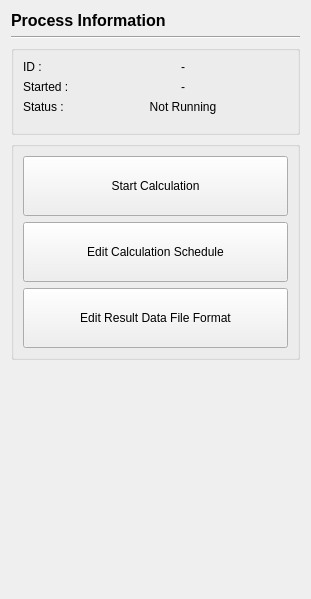
<?xml version="1.0" encoding="UTF-8"?>
<ui version="4.0">
 <class>ProcessInformation</class>
 <widget class="QWidget" name="ProcessInformation">
  <property name="geometry">
   <rect>
    <x>0</x>
    <y>0</y>
    <width>311</width>
    <height>599</height>
   </rect>
  </property>
  <property name="windowTitle">
   <string>Progress Information</string>
  </property>
  <layout class="QVBoxLayout" name="verticalLayout_2">
   <item>
    <widget class="QLabel" name="title">
     <property name="font">
      <font>
       <pointsize>12</pointsize>
       <bold>true</bold>
      </font>
     </property>
     <property name="text">
      <string>Process Information</string>
     </property>
    </widget>
   </item>
   <item>
    <widget class="Line" name="line">
     <property name="orientation">
      <enum>Qt::Orientation::Horizontal</enum>
     </property>
    </widget>
   </item>
   <item>
    <widget class="QGroupBox" name="groupBox_2">
     <property name="title">
      <string/>
     </property>
     <layout class="QVBoxLayout" name="verticalLayout_5">
      <property name="topMargin">
       <number>0</number>
      </property>
      <item>
       <widget class="QWidget" name="transientConditions" native="true">
        <layout class="QFormLayout" name="timeConditionLayout">
         <property name="leftMargin">
          <number>0</number>
         </property>
         <property name="rightMargin">
          <number>0</number>
         </property>
         <item row="0" column="0">
          <widget class="QLabel" name="label_2">
           <property name="text">
            <string>ID :</string>
           </property>
           <property name="scaledContents">
            <bool>false</bool>
           </property>
           <property name="alignment">
            <set>Qt::AlignmentFlag::AlignLeading|Qt::AlignmentFlag::AlignLeft|Qt::AlignmentFlag::AlignVCenter</set>
           </property>
          </widget>
         </item>
         <item row="0" column="1">
          <widget class="QLabel" name="id">
           <property name="text">
            <string>-</string>
           </property>
           <property name="alignment">
            <set>Qt::AlignmentFlag::AlignCenter</set>
           </property>
          </widget>
         </item>
         <item row="1" column="0">
          <widget class="QLabel" name="label_3">
           <property name="text">
            <string>Started : </string>
           </property>
          </widget>
         </item>
         <item row="1" column="1">
          <widget class="QLabel" name="createTime">
           <property name="text">
            <string>-</string>
           </property>
           <property name="alignment">
            <set>Qt::AlignmentFlag::AlignCenter</set>
           </property>
          </widget>
         </item>
         <item row="2" column="0">
          <widget class="QLabel" name="label_4">
           <property name="text">
            <string>Status :</string>
           </property>
          </widget>
         </item>
         <item row="2" column="1">
          <widget class="QLabel" name="status">
           <property name="text">
            <string>Not Running</string>
           </property>
           <property name="alignment">
            <set>Qt::AlignmentFlag::AlignCenter</set>
           </property>
          </widget>
         </item>
        </layout>
       </widget>
      </item>
     </layout>
    </widget>
   </item>
   <item>
    <widget class="QGroupBox" name="groupBox_3">
     <property name="title">
      <string/>
     </property>
     <layout class="QVBoxLayout" name="verticalLayout">
      <item>
       <widget class="QPushButton" name="startCalculation">
        <property name="minimumSize">
         <size>
          <width>0</width>
          <height>60</height>
         </size>
        </property>
        <property name="text">
         <string>Start Calculation</string>
        </property>
       </widget>
      </item>
      <item>
       <widget class="QPushButton" name="editCalculationSchedule">
        <property name="minimumSize">
         <size>
          <width>0</width>
          <height>60</height>
         </size>
        </property>
        <property name="text">
         <string>Edit Calculation Schedule</string>
        </property>
       </widget>
      </item>
      <item>
       <widget class="QPushButton" name="editResultFileFormat">
        <property name="enabled">
         <bool>true</bool>
        </property>
        <property name="minimumSize">
         <size>
          <width>0</width>
          <height>60</height>
         </size>
        </property>
        <property name="toolTip">
         <string extracomment="Calculation stops after finishing current iteration"/>
        </property>
        <property name="text">
         <string>Edit Result Data File Format</string>
        </property>
       </widget>
      </item>
     </layout>
    </widget>
   </item>
   <item>
    <spacer name="verticalSpacer">
     <property name="orientation">
      <enum>Qt::Orientation::Vertical</enum>
     </property>
     <property name="sizeHint" stdset="0">
      <size>
       <width>20</width>
       <height>229</height>
      </size>
     </property>
    </spacer>
   </item>
  </layout>
 </widget>
 <resources/>
 <connections/>
</ui>
